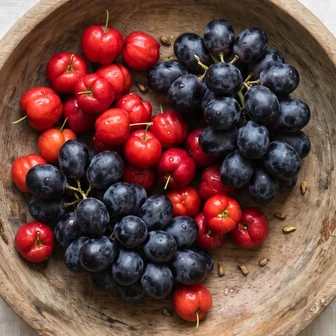
#> input picture assets/ing_acerola_grape.webp, 336 x 336 px, found by its file name
$ python -i render.py   (imports and definitions only)
#> lines starting #> are read from the running program, lines starting #| are printed output that depends on the picture; after the words box and inside, x2 and y2 are one past the last pixel; in counts of white or black regions, pixels touching at a corner belong together
import math, subprocess, wave, sys
import numpy as np
from PIL import Image, ImageDraw, ImageFilter, ImageFont
# [1 line that did not run here, left out]
W, H, FPS = 1080, 1920, 30
F = "/usr/share/fonts/opentype/inter/"
FOREST = (22, 66, 37); EMERALD = (16, 185, 129); WHITE = (255, 255, 255); AMBER = (255, 196, 61)
# [1 line that did not run here, left out]
# [1 line that did not run here, left out]
# [1 line that did not run here, left out]
def font(n, s): return ImageFont.truetype(F + n, s)
def tw(d, t, f): b = d.textbbox((0, 0), t, font=f); return b[2] - b[0], b[3] - b[1], b[1]
def eo(x): x = min(max(x, 0), 1); return 1 - (1 - x) ** 3
def eio(x): x = min(max(x, 0), 1); return x * x * (3 - 2 * x)
def back(x, s=1.7):
    x = min(max(x, 0), 1); x -= 1; return x * x * ((s + 1) * x + s) + 1
def dur(f): return float(subprocess.check_output(['ffprobe', '-v', 'error', '-show_entries', 'format=duration', '-of', 'csv=p=0', f]))
def fade(img, a):
    if a >= 1: return img
    img = img.copy(); img.putalpha(img.getchannel('A').point(lambda v: int(v * a))); return img
def cover(path):
    im = Image.open(path).convert('RGB'); sw, sh = im.size; tg = 9 / 16
    if sw / sh > tg: nw = int(sh * tg); im = im.crop(((sw - nw) // 2, 0, (sw - nw) // 2 + nw, sh))
    else: nh = int(sw / tg); im = im.crop((0, (sh - nh) // 2, sw, (sh - nh) // 2 + nh))
    return im
def blurred(im): return Image.blend(im.filter(ImageFilter.GaussianBlur(22)), Image.new('RGB', im.size, (236, 246, 240)), 0.45)

# ---------------- сценарії ----------------
# [26 lines that did not run here, left out]
# [1 line that did not run here, left out]
# [3 lines not run here, left out]

# ---------------- озвучка ----------------
# [6 lines left out: function prep, not called in this run]
# [1 line that did not run here, left out]
PRE, POST = 0.12, 0.22
ST, VO_AT, t = [], [], 0.0
# [2 lines not run here, left out]
END0 = t - 0.9
# [1 line that did not run here, left out]
print(PERSON, OFFER, 'TOTAL', TOTAL, flush=True)

# [22 lines left out: functions kb, words_layer, not called in this run]

# чекліст (Оля)
ROWS = ['Вода зранку', 'Сніданок + Skineform', 'Більше кроків']
CX0, CY0, CW = 165, 262, 750
# [18 lines left out: function checklist, not called in this run]

# постійний дисклеймер угорі
DISC = Image.new('RGBA', (W, H), (0, 0, 0, 0)); dd = ImageDraw.Draw(DISC); fd = font('Inter-SemiBold.otf', 30)
#> DISC: PIL image 1080x1920 RGBA; every value is 0
dt = 'Дієтична добавка. Не є лікарським засобом'; w_, h_, o_ = tw(dd, dt, fd)
#> w_ = 668; h_ = 30; o_ = 6
# [2 lines not run here, left out]

# склад — кружечки інгредієнтів
ING = [('ing_acerola_grape.webp', 'Ацерола'), ('ing_garcinia.webp', 'Гарцинія'), ('ing_artichoke.webp', 'Артишок'), ('ing_herbs.webp', 'Ромашка, м\'ята')]
def circ(p, label):
#> called with p = 'ing_acerola_grape.webp', label = 'Ацерола'
    im = Image.open(A + p).convert('RGB').resize((330, 330), Image.LANCZOS)
    m = Image.new('L', (330, 330), 0); ImageDraw.Draw(m).ellipse((0, 0, 330, 330), fill=255)
#> after `m = Image.new('L', (330, 330), 0)`: m: PIL image 330x330 L; every value is 0
#> after `ImageDraw.Draw(m).ellipse((0, 0, 330, 330), fill=255)`:
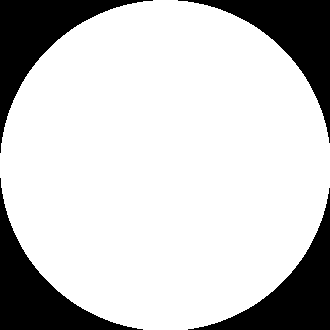
#> m: PIL image 330x330 L; 78.9% white; 4 black regions, box (x1, y1, x2, y2) and area: (0, 0, 153, 153) 5897, (178, 0, 330, 143) 5744, (0, 178, 143, 330) 5744, (188, 188, 330, 330) 5592
    out = Image.new('RGBA', (400, 470), (0, 0, 0, 0)); d = ImageDraw.Draw(out)
#> after `out = Image.new('RGBA', (400, 470), (0, 0, 0, 0))`: out: PIL image 400x470 RGBA; every value is 0
    d.ellipse((15, 15, 385, 385), fill=(167, 243, 208, 255)); out.paste(im, (35, 35), m)
    f = font('Inter-ExtraBold.otf', 40); w, h, o = tw(d, label, f)
#> after `w, h, o = tw(d, label, f)`: w = 180; h = 37; o = 10
    d.rounded_rectangle((200 - w / 2 - 26, 398, 200 + w / 2 + 26, 398 + h + 30), radius=30, fill=FOREST + (240,))
    d.text((200 - w / 2, 413 - o), label, font=f, fill=WHITE); return out
# [1 line that did not run here, left out]
#> call 2 of circ, with p = 'ing_garcinia.webp', label = 'Гарцинія'
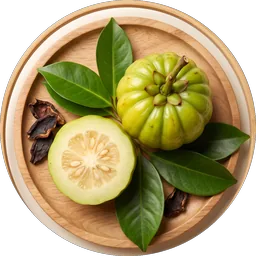
#> input picture assets/ing_garcinia.webp, 256 x 256 px, found by its file name
#> in circ (call 2), `w, h, o = tw(d, label, f)`: w = 182; h = 39; o = 8
#> call 3 of circ, with p = 'ing_artichoke.webp', label = 'Артишок'
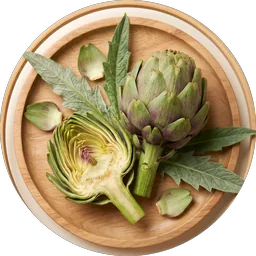
#> input picture assets/ing_artichoke.webp, 256 x 256 px, found by its file name
#> in circ (call 3), `out.paste(im, (35, 35), m)`:
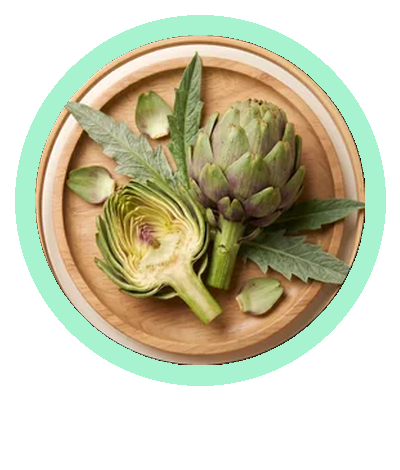
#> out: PIL image 400x470 RGBA; mean R, G, B, A 94.5, 92.6, 67.9, 146.6; transparent parts drawn white
#> in circ (call 3), `w, h, o = tw(d, label, f)`: w = 187; h = 37; o = 10
COMP_T0 = 0.5
#> COMP_T0 = 0.5
# [11 lines left out: function comp_scene, not called in this run]

# переваги — картки з іконками
BEN = [('icon_weight', ['Коли стежу', 'за вагою']), ('icon_tea', ['Легкість', 'після їжі']), ('icon_support', ['Рослинна', 'підтримка'])]
def card(icon, lines):
#> called with icon = 'icon_weight'
    c = Image.new('RGBA', (900, 270), (0, 0, 0, 0)); d = ImageDraw.Draw(c)
#> after `c = Image.new('RGBA', (900, 270), (0, 0, 0, 0))`: c: PIL image 900x270 RGBA; every value is 0
    sh = Image.new('RGBA', c.size, (0, 0, 0, 0)); ImageDraw.Draw(sh).rounded_rectangle((14, 20, 886, 262), radius=60, fill=(0, 0, 0, 60)); c.alpha_composite(sh.filter(ImageFilter.GaussianBlur(10)))
#> after `c.alpha_composite(sh.filter(ImageFilter.GaussianBlur(10)))`:
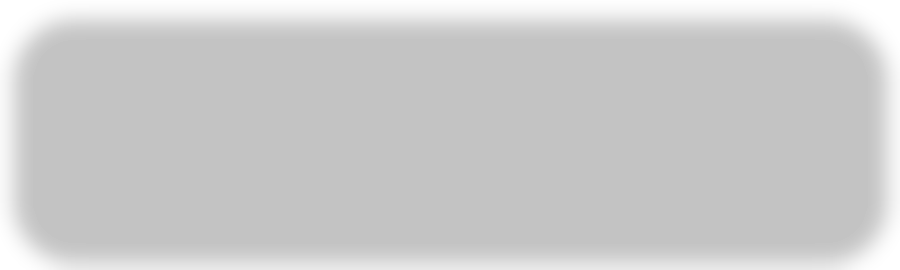
#> c: PIL image 900x270 RGBA; mean R, G, B, A 0, 0, 0, 51.4; transparent parts drawn white
    d.rounded_rectangle((10, 8, 890, 250), radius=60, fill=(255, 255, 255, 250))
    ic = Image.open(A + icon + '.webp').convert('RGBA').resize((210, 210), Image.LANCZOS); c.alpha_composite(ic, (34, 24))
    f = font('Inter-ExtraBold.otf', 60); y = 129 - len(lines) * 37
    for l in lines:
        w, h, o = tw(d, l, f); d.text((290, y - o), l, font=f, fill=FOREST); y += 74
    return c
# [1 line that did not run here, left out]
BEN_T0, BEN_STEP = 0.45, 0.5
#> BEN_T0 = 0.45; BEN_STEP = 0.5
#> `y += 22; bf = font('Inter-ExtraBold.otf', 58); bt = 'Залишити заявку ↓..`: bw = 584; bh = 55; bo = 14
# [14 lines left out: functions ben_scene, pill, not called in this run]
# [8 lines that did not run here, left out]
PILL_T0, PILL_STEP = 0.3, 0.55

# фінальна картка
# [1 line that did not run here, left out]
# [1 line that did not run here, left out]
PANEL = Image.new('RGBA', (W, H), (0, 0, 0, 0)); pd = ImageDraw.Draw(PANEL)
py0 = 300; ph = 770
# [2 lines not run here, left out]
y = py0 + 56; f1 = font('Inter-ExtraBold.otf', 62)
# [6 lines not run here, left out]
BTN = (W / 2 - bw / 2 - 72, y, W / 2 + bw / 2 + 72, y + bh + 68)
#> BTN = (176, 356, 904, 479)
# [1 line not run here, left out]
f3 = font('Inter-Medium.otf', 29)
# [2 lines not run here, left out]

# [35 lines left out: functions scene, endcard, not called in this run]

XF = 0.25
# [8 lines left out: function frame, not called in this run]

# [3 lines not run here, left out]

# ---------------- аудіо ----------------
SR = 48000
def rw(p):
    with wave.open(p) as w: return np.frombuffer(w.readframes(w.getnframes()), np.int16).astype(np.float32) / 32768
# [1 line that did not run here, left out]
# [2 lines not run here, left out]
# [1 line that did not run here, left out]
prog = [(261.6, 329.6, 392), (220, 261.6, 329.6), (174.6, 220, 261.6), (196, 246.9, 293.7)]
bar = 2.0; t0 = 0; k = 0
# [9 lines not run here, left out]
# [1 line that did not run here, left out]
nz = rng.standard_normal(int(0.4 * SR)).astype(np.float32); env = np.sin(np.linspace(0, np.pi, len(nz))) ** 2
wh = (np.convolve(nz, np.ones(30) / 30, 'same') - np.convolve(nz, np.ones(300) / 300, 'same')) * env * 0.28
# [2 lines not run here, left out]
pt = np.arange(int(0.12 * SR)) / SR; pop = np.sin(2 * np.pi * (900 + 2500 * pt) * pt) * np.exp(-pt * 40) * 0.28
def addpop(tsec):
    j = int(tsec * SR); sfx[j:j + len(pop)] += pop[:N - j]
# [11 lines not run here, left out]
ct = np.arange(int(1.2 * SR)) / SR; chime = (np.sin(2 * np.pi * 1046.5 * ct) + 0.5 * np.sin(2 * np.pi * 1568 * ct)) * np.exp(-ct * 3.5) * 0.1
# [1 line not run here, left out]
def ww(p, x):
    with wave.open(p, 'wb') as w: w.setnchannels(1); w.setsampwidth(2); w.setframerate(SR); w.writeframes((np.clip(x, -1, 1) * 32767).astype(np.int16).tobytes())
# [1 line not run here, left out]

# [2 lines that did not run here, left out]
# [1 line that did not run here, left out]
# [4 lines not run here, left out]
# [1 line that did not run here, left out]
# [4 lines not run here, left out]

>>> result = cover('../scenes/halyna/halyna_cut.png')
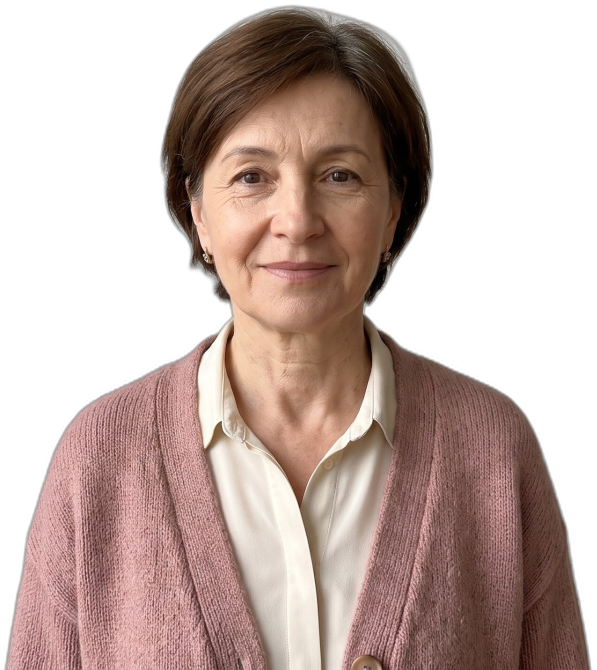
#> input picture scenes/halyna/halyna_cut.png, 1193 x 1340 px (shown at 1/2 size)
#> in cover, `im = im.crop(((sw - nw) // 2, 0, (sw - nw) // 2 + nw, sh))`:
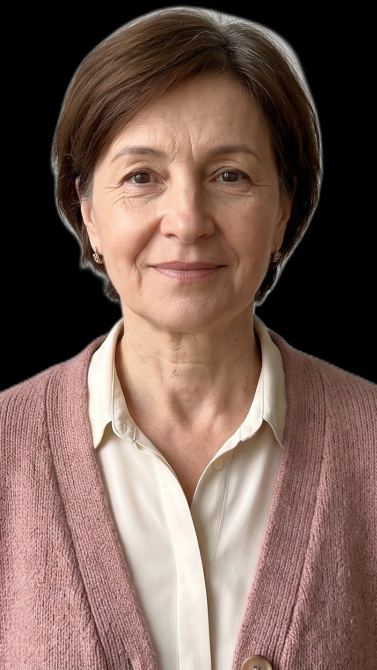
#> im: PIL image 753x1340 RGB (shown at 1/2 size); mean R, G, B 118.1, 93.5, 84.5
